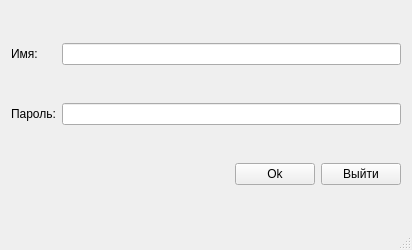
<?xml version="1.0" encoding="UTF-8"?>
<ui version="4.0">
 <class>Authorization</class>
 <widget class="QMainWindow" name="Authorization">
  <property name="geometry">
   <rect>
    <x>0</x>
    <y>0</y>
    <width>412</width>
    <height>250</height>
   </rect>
  </property>
  <property name="windowTitle">
   <string>QCustomPlot plot examples</string>
  </property>
  <widget class="QWidget" name="centralWidget">
   <layout class="QGridLayout" name="gridLayout">
    <item row="0" column="0">
     <widget class="QLabel" name="label_2">
      <property name="text">
       <string>Имя:</string>
      </property>
     </widget>
    </item>
    <item row="0" column="1">
     <widget class="QLineEdit" name="NameUser"/>
    </item>
    <item row="1" column="0">
     <widget class="QLabel" name="label">
      <property name="text">
       <string>Пароль:</string>
      </property>
     </widget>
    </item>
    <item row="1" column="1">
     <widget class="QLineEdit" name="PasswordUser">
      <property name="echoMode">
       <enum>QLineEdit::Password</enum>
      </property>
     </widget>
    </item>
    <item row="2" column="1">
     <layout class="QHBoxLayout" name="horizontalLayout">
      <item>
       <spacer name="horizontalSpacer">
        <property name="orientation">
         <enum>Qt::Horizontal</enum>
        </property>
        <property name="sizeHint" stdset="0">
         <size>
          <width>40</width>
          <height>20</height>
         </size>
        </property>
       </spacer>
      </item>
      <item>
       <widget class="QPushButton" name="pushButton">
        <property name="text">
         <string>Ok</string>
        </property>
       </widget>
      </item>
      <item>
       <widget class="QPushButton" name="pushButton_2">
        <property name="text">
         <string>Выйти</string>
        </property>
       </widget>
      </item>
     </layout>
    </item>
   </layout>
  </widget>
  <widget class="QStatusBar" name="statusBar"/>
 </widget>
 <layoutdefault spacing="6" margin="11"/>
 <resources/>
 <connections/>
</ui>
